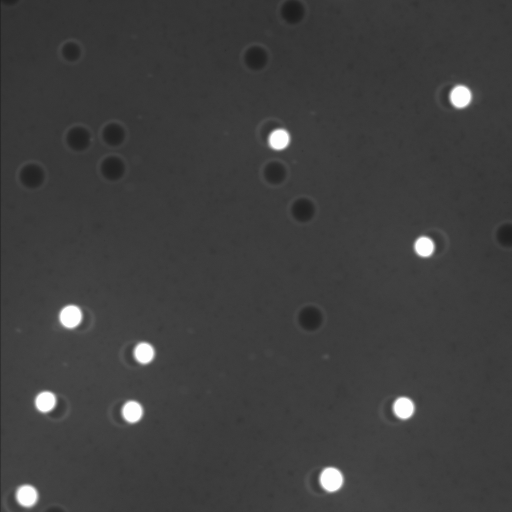
#> input picture examples/data_example/TimeCourse_NoLeakage/t01.tif, 512 x 512 px
$ python -i Detect_bright_spots.py   (imports and definitions only)
#> lines starting #> are read from the running program, lines starting #| are printed output that depends on the picture; after the words box and inside, x2 and y2 are one past the last pixel; in counts of white or black regions, pixels touching at a corner belong together
#> further down, picture is the input picture: shape (512, 512, 3); min 28, max 254, mean 62.9
def Detect_bright_spots(test_img, low_thresh = 0.9):
    '''
    Short summary: This function will count the number of bright spots in a image.

    Extended summary: This function can count the number of objects in image using region based segmentation with an
    intensity threshold defined by the user.

   Parameters:
    test_img should be a 3d array
    lower_thresh should be the fraction of pixels that correspond to the background

    Returns:
    a string that spits out the counted number of bright regions will be returned
    an image with the bright spots outlined in magenta shown will also be returned

    Example: For our project we want to identify the number of lenses in fluorescent microscopy images. Lenses are the objects that contain an envelop of oil within a membrane. In the images, these are the objects that appear as a bright blob within a highlighted dark circle.
    To start identifying these objects, we can use the function count_droplets to first identify all of the bright oil droplets.
    '''
#> called with low_thresh = 0.9
    #import scikit tools
    import numpy as np
    import matplotlib.pyplot as plt
    from skimage import data
    from skimage.exposure import histogram
    from skimage.filters import rank
    from skimage.color import rgb2gray
    from skimage.segmentation import watershed
    from skimage.morphology import square, disk
    from scipy import ndimage as ndi

    #Import and read image (Image should be color i.e 3D array)
    test_img = plt.imread('t01.jpg')
#> test_img: shape (512, 512, 3); min 27, max 255, mean 62.7

    #Define a threshold for identifying bright objects
    low_thresh = 0.9

    #Convert image from color (3D) to grayscale (2D)
    test_img_gray = rgb2gray(test_img)

    #Plot historgram of intensities
    hist, bins = histogram(test_img_gray)
#> hist = 256 values, max 30193 at index 37, min 0 at index 9, mean 1024; bins = 256 values from 0.108 to 0.998

    #Plot images to check for accuracy of user-defined threshold
    fig, axes = plt.subplots(1, 3, figsize=(20, 10))
    for ax in axes:
        ax.axis('off')

    axes[0].imshow(test_img, cmap=plt.cm.gray)
    axes[0].set_title("Original Image")
    axes[1].imshow(test_img_gray>low_thresh, cmap=plt.cm.gray)
    axes[1].set_title("Threhsold-detected Spots")
    #axes[2].plot(bins, hist, lw=2)
    axes[2].set_title("Create a mask with ")

    #Use watershed segmentation to count the number of birght objects detected

    droplets = test_img_gray>.9 #Define droplet as any pixel greater than the threshold
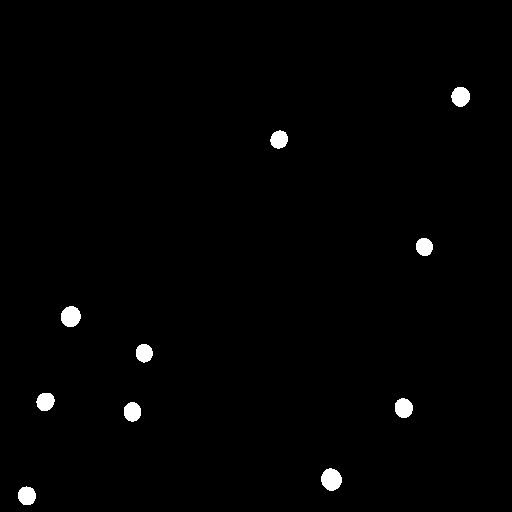
#> droplets: shape (512, 512) bool; 1.1% white; 10 white regions, largest, box (x1, y1, x2, y2) and area: (321, 468, 342, 491) 364, (61, 306, 81, 327) 331, (451, 87, 470, 107) 294
#> (the run stopped early here; a loop or call above may not have finished)
